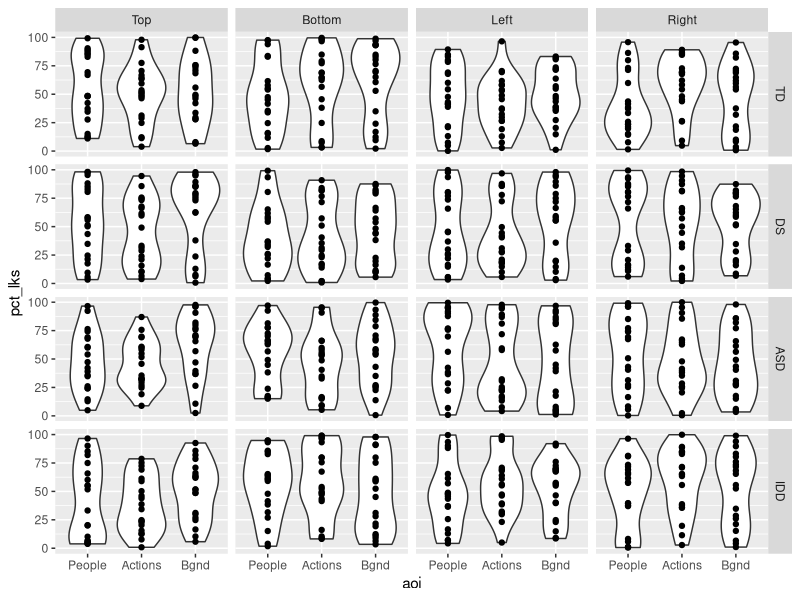

Here is the R script that generated this plot:
## ---- chunk 1
knitr::opts_chunk$set(echo = TRUE)
library(tidyverse)
## ---- chunk 2
n_subs <- 20
dx_groups <- c("TD", "DS", "ASD", "IDD")
n_dx_groups <-  length(dx_groups)
menu_pos <- c("Top", "Bottom", "Left", "Right")
n_menu_pos <- length(menu_pos)
aois <- c("People", "Actions", "Bgnd")
n_aois <- length(aois)

df <- expand.grid(sub_id = 1:20,
                 dx = dx_groups,
                 menu = menu_pos,
                 aoi = aois)

df$pct_lks <- runif(dim(df)[1], 0, 100)
## ---- chunk 3
p <- df %>%
  ggplot(aes(aoi, pct_lks)) +
  facet_grid(dx ~ menu) +
  geom_violin() +
  geom_point()

p
